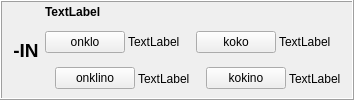
        <widget class="QFrame" name="frame_24">
         <property name="frameShape">
          <enum>QFrame::Box</enum>
         </property>
         <property name="frameShadow">
          <enum>QFrame::Raised</enum>
         </property>
         <layout class="QHBoxLayout" name="horizontalLayout_47">
          <property name="topMargin">
           <number>3</number>
          </property>
          <property name="bottomMargin">
           <number>3</number>
          </property>
          <item>
           <widget class="QLabel" name="label_298">
            <property name="sizePolicy">
             <sizepolicy hsizetype="Maximum" vsizetype="Preferred">
              <horstretch>0</horstretch>
              <verstretch>0</verstretch>
             </sizepolicy>
            </property>
            <property name="styleSheet">
             <string notr="true">font-size: 14pt;
font-weight: bold;</string>
            </property>
            <property name="text">
             <string>-IN</string>
            </property>
            <property name="alignment">
             <set>Qt::AlignCenter</set>
            </property>
            <property name="lingvo" stdset="0">
             <string>eo</string>
            </property>
           </widget>
          </item>
          <item>
           <layout class="QVBoxLayout" name="verticalLayout_364">
            <item>
             <widget class="QLabel" name="Lec09_Label679">
              <property name="sizePolicy">
               <sizepolicy hsizetype="Preferred" vsizetype="Maximum">
                <horstretch>0</horstretch>
                <verstretch>0</verstretch>
               </sizepolicy>
              </property>
              <property name="styleSheet">
               <string notr="true">font-weight: bold;</string>
              </property>
              <property name="text">
               <string>TextLabel</string>
              </property>
              <property name="wordWrap">
               <bool>true</bool>
              </property>
             </widget>
            </item>
            <item>
             <layout class="QHBoxLayout" name="horizontalLayout_599">
              <item>
               <layout class="QVBoxLayout" name="verticalLayout_365">
                <property name="spacing">
                 <number>3</number>
                </property>
                <item>
                 <layout class="QHBoxLayout" name="horizontalLayout_600" stretch="3,1">
                  <item>
                   <widget class="neklakebla" name="Lec09_Button647">
                    <property name="sizePolicy">
                     <sizepolicy hsizetype="Maximum" vsizetype="Fixed">
                      <horstretch>0</horstretch>
                      <verstretch>0</verstretch>
                     </sizepolicy>
                    </property>
                    <property name="text">
                     <string>onklo</string>
                    </property>
                   </widget>
                  </item>
                  <item>
                   <widget class="QLabel" name="Lec09_Label680">
                    <property name="text">
                     <string>TextLabel</string>
                    </property>
                    <property name="wordWrap">
                     <bool>true</bool>
                    </property>
                   </widget>
                  </item>
                 </layout>
                </item>
                <item>
                 <layout class="QHBoxLayout" name="horizontalLayout_601" stretch="0,3,1">
                  <item>
                   <widget class="label_sago_reversa" name="label_385">
                    <property name="sizePolicy">
                     <sizepolicy hsizetype="Maximum" vsizetype="Preferred">
                      <horstretch>0</horstretch>
                      <verstretch>0</verstretch>
                     </sizepolicy>
                    </property>
                    <property name="text">
                     <string/>
                    </property>
                    <property name="pixmap">
                     <pixmap resource="ikonoj.qrc">:/ikonoj/sago_revena.png</pixmap>
                    </property>
                   </widget>
                  </item>
                  <item>
                   <widget class="neklakebla" name="Lec09_Button648">
                    <property name="sizePolicy">
                     <sizepolicy hsizetype="Maximum" vsizetype="Fixed">
                      <horstretch>0</horstretch>
                      <verstretch>0</verstretch>
                     </sizepolicy>
                    </property>
                    <property name="text">
                     <string>onklino</string>
                    </property>
                   </widget>
                  </item>
                  <item>
                   <widget class="QLabel" name="Lec09_Label681">
                    <property name="text">
                     <string>TextLabel</string>
                    </property>
                    <property name="wordWrap">
                     <bool>true</bool>
                    </property>
                   </widget>
                  </item>
                 </layout>
                </item>
               </layout>
              </item>
              <item>
               <layout class="QVBoxLayout" name="verticalLayout_366">
                <property name="spacing">
                 <number>3</number>
                </property>
                <item>
                 <layout class="QHBoxLayout" name="horizontalLayout_602" stretch="3,1">
                  <item>
                   <widget class="neklakebla" name="Lec09_Button44">
                    <property name="sizePolicy">
                     <sizepolicy hsizetype="Maximum" vsizetype="Fixed">
                      <horstretch>0</horstretch>
                      <verstretch>0</verstretch>
                     </sizepolicy>
                    </property>
                    <property name="text">
                     <string>koko</string>
                    </property>
                   </widget>
                  </item>
                  <item>
                   <widget class="QLabel" name="Lec09_Label45">
                    <property name="text">
                     <string>TextLabel</string>
                    </property>
                    <property name="wordWrap">
                     <bool>true</bool>
                    </property>
                   </widget>
                  </item>
                 </layout>
                </item>
                <item>
                 <layout class="QHBoxLayout" name="horizontalLayout_603" stretch="0,3,1">
                  <item>
                   <widget class="label_sago_reversa" name="label_386">
                    <property name="sizePolicy">
                     <sizepolicy hsizetype="Maximum" vsizetype="Preferred">
                      <horstretch>0</horstretch>
                      <verstretch>0</verstretch>
                     </sizepolicy>
                    </property>
                    <property name="text">
                     <string/>
                    </property>
                    <property name="pixmap">
                     <pixmap resource="ikonoj.qrc">:/ikonoj/sago_revena.png</pixmap>
                    </property>
                   </widget>
                  </item>
                  <item>
                   <widget class="neklakebla" name="Lec09_Button45">
                    <property name="sizePolicy">
                     <sizepolicy hsizetype="Maximum" vsizetype="Fixed">
                      <horstretch>0</horstretch>
                      <verstretch>0</verstretch>
                     </sizepolicy>
                    </property>
                    <property name="text">
                     <string>kokino</string>
                    </property>
                   </widget>
                  </item>
                  <item>
                   <widget class="QLabel" name="Lec09_Label46">
                    <property name="text">
                     <string>TextLabel</string>
                    </property>
                    <property name="wordWrap">
                     <bool>true</bool>
                    </property>
                   </widget>
                  </item>
                 </layout>
                </item>
               </layout>
              </item>
             </layout>
            </item>
           </layout>
          </item>
         </layout>
        </widget>
